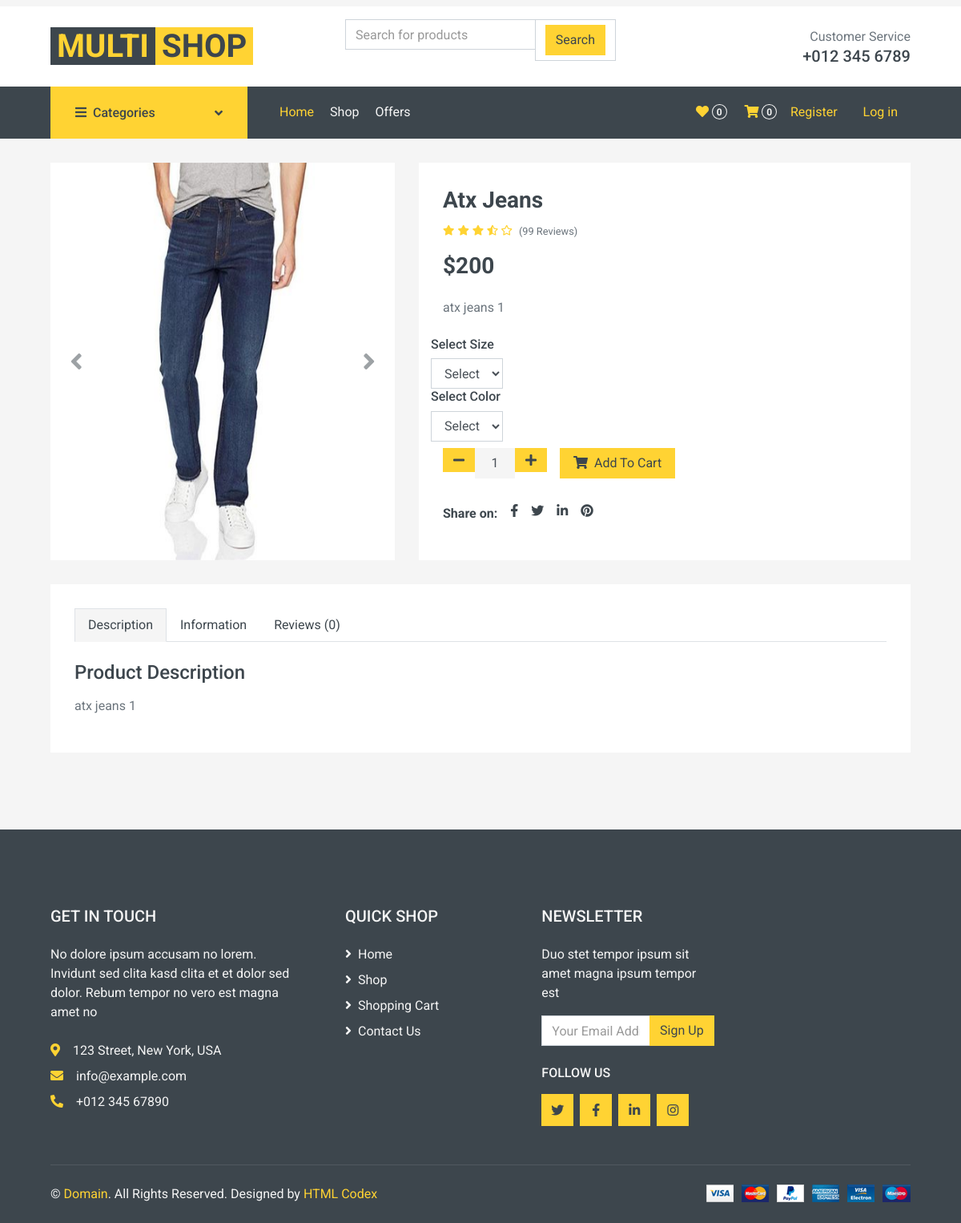
Page /store/jeans/atx-jeans/ on the committed database.
### Store/models.py (models this page shows, shortened)
class Product(models.Model):
    name=models.CharField( max_length=50,unique=True)
    slug=models.SlugField(unique=True,blank=True,null=True)
    category=models.ForeignKey(Category, on_delete=models.CASCADE)
    image=models.ImageField(upload_to=Product_image, height_field=None, width_field=None, max_length=None)
    stock=models.IntegerField()
    price=models.IntegerField()
    description=models.TextField()
    created_at=models.DateTimeField(auto_now_add=True)
    is_available=models.BooleanField(default=True)
    offerprice=models.IntegerField(null=True,blank=True)
    offerpercent=models.IntegerField(null=True,blank=True)
    class Meta:
        verbose_name = ("Product")
        verbose_name_plural = ("Products")
    def __str__(self):
        return self.name

### Store/views.py (the view)
# urls.py: path('<str:category_slug>/<str:product_slug>/', views.detail,name='detail'),
def detail(request,category_slug,product_slug,offers=None,final_price=0):
    try:
        category=Category.objects.get(slug=category_slug)
        product=Product.objects.get(slug=product_slug,category=category,is_available=True)
    except:
        return HttpResponse('Product Does Not Exist')
    try:
        offers=Offer.objects.get(product=product)
        final_price=offers.offer_price()
        product.offerpercent=offers.percent
    except:
        pass
    context={'product':product,'offers':offers,'final_price':final_price}
    return render(request,'store/product_detail.html',context)

### Accounts/context_processor.py (called while the page is built)
def profile_context(request,profile=None):
    if request.user.is_authenticated:
        profile=Profile.objects.get(user=request.user)
    return {'profile':profile}

### Cart/context_processor.py (called while the page is built)
def cart_context(request,items_count=0):
    if request.user.is_authenticated:
        cart_items=Cart_item.objects.all().filter(user=request.user,is_active=True)
        items_count=cart_items.count()
    return {'items_count':items_count}

### Categories/context_processor.py (called while the page is built)
def category_context(request):
    categories=Category.objects.all()
    return {'categories':categories}

### Categories/models.py (called while the page is built)
    def __str__(self):
        return self.name

### Store/context_processor.py (called while the page is built)
def offers_context(request):
    offers=Offer.objects.all().filter(is_active=True)
    return {'offers':offers}

### templates/store/product_detail.html (shortened to what this page needs)
{% extends "base/base.html" %}
{% block body %}
    <div class="container-fluid pb-5">
        <div class="row px-xl-5">
            <div class="col-lg-5 mb-30">
                <div id="product-carousel" class="carousel slide" data-ride="carousel">
                    <div class="carousel-inner bg-light">
                        <div class="carousel-item active">
                            <img class="w-100 h-100" src="{{product.image.url}}" alt="Image">
                        </div>
                    </div>
                    <a class="carousel-control-prev" href="#product-carousel" data-slide="prev">
                        <i class="fa fa-2x fa-angle-left text-dark"></i>
                    </a>
                    <a class="carousel-control-next" href="#product-carousel" data-slide="next">
                        <i class="fa fa-2x fa-angle-right text-dark"></i>
                    </a>
                </div>
            </div>
            <div class="col-lg-7 h-auto mb-30">
                <form action ={% url "cart:add_cart" product.id %} method="POST">
                <div class="h-100 bg-light p-30">
                    <h3>{{product}}</h3>
                    <div class="d-flex mb-3">
                        <div class="text-primary mr-2">
                            <small class="fas fa-star"></small>
                            <small class="fas fa-star"></small>
                            <small class="fas fa-star"></small>
                            <small class="fas fa-star-half-alt"></small>
                            <small class="far fa-star"></small>
                        </div>
                        <small class="pt-1">(99 Reviews)</small>
                    </div>
                    {% if final_price %}
                    <h5>${{final_price}}</h5><h6 class="text-muted ml-2"><del>${{product.price}}</del></h6>
                    <h5>Save{{product.offerpercent}}%</h5>
                    {% else %}
                    <h3 class="font-weight-semi-bold mb-4">${{product.price}}</h3>
                    {% endif %}
                    <p class="mb-4">{{product.description}}</p>
                    <div class= "row">
                        <div class="item-option-select">
                            <h6> Select Size </h6>
                            <select name="size" class="form-control" required>
                                <option value="" disabled selected>Select</option>
                            </select>
                        </div>
                    </div>
                    <div class= "row">
                        <div class="item-option-select">
                            <h6> Select Color </h6>
                            <select name="color" class="form-control" required>
                                <option value="" disabled selected>Select</option>
                            </select>
                        </div>
                    </div>
                    <div class="d-flex align-items-center mb-4 pt-2">
                        <div class="input-group quantity mr-3" style="width: 130px;">
                            <div class="input-group-btn">
                                <button class="btn btn-primary btn-minus">
                                    <i class="fa fa-minus"></i>
                                </button>
                            </div>
                            <input name='quantity' type="text" class="form-control bg-secondary border-0 text-center" value='1'>
                            <div class="input-group-btn">
                                <button class="btn btn-primary btn-plus">
                                    <i class="fa fa-plus"></i>
                                </button>
                            </div>
                        </div>
                        <button  class="btn btn-primary px-3"><i class="fa fa-shopping-cart mr-1"></i> Add To Cart</button>
                    </div>
                    <div class="d-flex pt-2">
                        <strong class="text-dark mr-2">Share on:</strong>
                        <div class="d-inline-flex">
                            <a class="text-dark px-2" href="">
                                <i class="fab fa-facebook-f"></i>
                            </a>
                            <a class="text-dark px-2" href="">
                                <i class="fab fa-twitter"></i>
                            </a>
                            <a class="text-dark px-2" href="">
                                <i class="fab fa-linkedin-in"></i>
                            </a>
                            <a class="text-dark px-2" href="">
                                <i class="fab fa-pinterest"></i>
                            </a>
                        </div>
                    </div>
                </div>
            </div>
        </div>
        <div class="row px-xl-5">
            <div class="col">
                <div class="bg-light p-30">
                    <div class="nav nav-tabs mb-4">
                        <a class="nav-item nav-link text-dark active" data-toggle="tab" href="#tab-pane-1">Description</a>
                        <a class="nav-item nav-link text-dark" data-toggle="tab" href="#tab-pane-2">Information</a>
                        <a class="nav-item nav-link text-dark" data-toggle="tab" href="#tab-pane-3">Reviews (0)</a>
                    </div>
                    <div class="tab-content">
                        <div class="tab-pane fade show active" id="tab-pane-1">
                            <h4 class="mb-3">Product Description</h4>
                            <p>{{product.description}}</p>
                        </div>
                    </div>
                </div>
            </div>
        </div>
    </div>
    {% endblock body %}

### rows in the picture
Product: image (picture), name "Atx Jeans", price "200", description "atx jeans 1"

### other values in the picture
{{ items_count }} "0"
